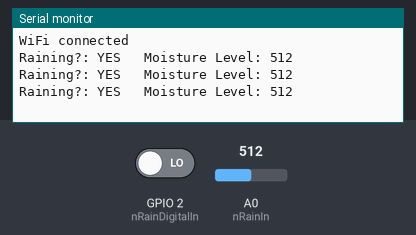
This sketch was run on a simulated ESP8266 (NodeMCU). Shown: the last lines printed to the serial monitor. The test bench sets the inputs (shaded band); at power-on: GPIO 2 (nRainDigitalIn) LOW, A0 (nRainIn) = 512. WiFi joins after 1.5 s; servers stay silent unless stated.

Above: at 2.7 s.
2.8 s: GPIO 2 (nRainDigitalIn) driven HIGH
At 3.56 s:
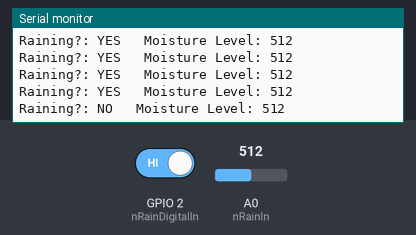
5.2 s: A0 (nRainIn) set to 716
At 5.56 s:
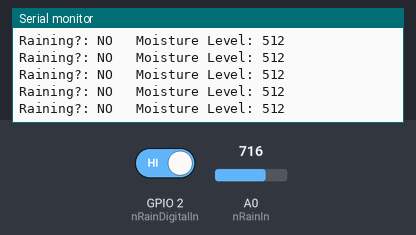
6.7 s: A0 (nRainIn) set to 900
At 6.76 s:
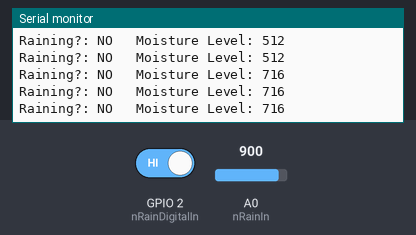
8.2 s: GPIO 2 (nRainDigitalIn) driven LOW
At 8.76 s:
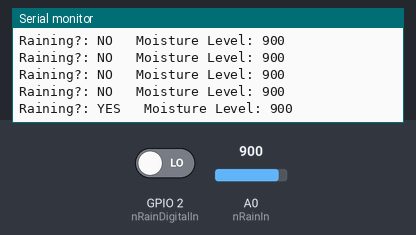
Timing chart, 0 to 10.7 s (numbered marks = the images above; inputs shaded):
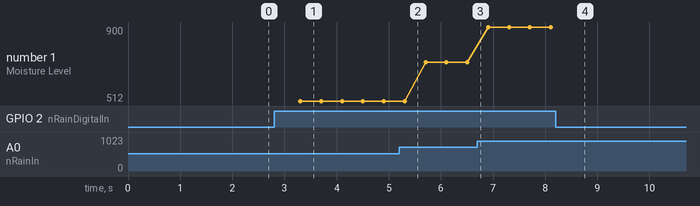

Measured:
- after the input at 2.8 s, the serial monitor: prints a new line after 0.50 s (image 1)
- after the input at 8.2 s, the serial monitor: prints a new line after 0.31 s (image 4)
- plotted number 1: 512 → 716 after the input at 5.2 s, 716 → 900 after the input at 6.7 s

The sketch:

Raindrop.ino
```cpp
#include <ESP8266WiFi.h>
#include <Wire.h>

int nRainIn = A0;
int nRainDigitalIn = 2;
int nRainVal;
boolean bIsRaining = false;
String strRaining;

String apiKey = "*********";
const char* ssid = "*****";
const char* password = "****";

const char* server = "api.thingspeak.com";

WiFiClient client;

void setup() {
  Serial.begin(9600);
  pinMode(2, INPUT);
  WiFi.begin(ssid, password);

  while (WiFi.status() != WL_CONNECTED) {
    delay(500);
  }

  Serial.println("");
  Serial.println("WiFi connected");
}

  void loop() {
    nRainVal = analogRead(nRainIn);
    bIsRaining = !(digitalRead(nRainDigitalIn));


  if (client.connect(server,80)) {  //   "184.106.153.149" or api.thingspeak.com
    String postStr = apiKey;
           postStr +="&field1=";
           postStr += String(nRainVal);
           postStr += "\r\n\r\n";

     client.print("POST /update HTTP/1.1\n");
     client.print("Host: api.thingspeak.com\n");
     client.print("Connection: close\n");
     client.print("X-THINGSPEAKAPIKEY: "+apiKey+"\n");
     client.print("Content-Type: application/x-www-form-urlencoded\n");
     client.print("Content-Length: ");
     client.print(postStr.length());
     client.print("\n\n");
     client.print(postStr);

    if (bIsRaining) {
      strRaining = "YES";
    }
    else {
      strRaining = "NO";
    }

    Serial.print("Raining?: ");
    Serial.print(strRaining);
    Serial.print("\t Moisture Level: ");
    Serial.println(nRainVal);

    delay(200);

  }
  }
```
